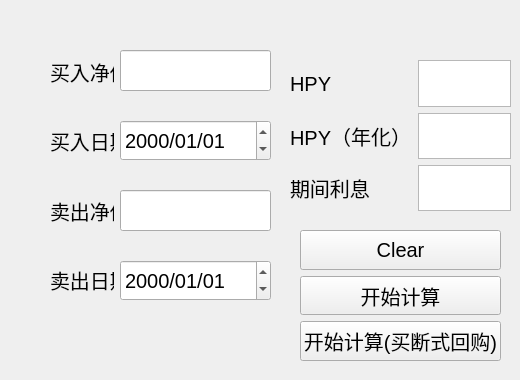
     <widget class="QWidget" name="HPY" native="true">
      <widget class="QDateEdit" name="sell_date_text">
       <property name="geometry">
        <rect>
         <x>120</x>
         <y>260</y>
         <width>151</width>
         <height>41</height>
        </rect>
       </property>
       <property name="sizePolicy">
        <sizepolicy hsizetype="Expanding" vsizetype="Preferred">
         <horstretch>0</horstretch>
         <verstretch>0</verstretch>
        </sizepolicy>
       </property>
       <property name="font">
        <font>
         <pointsize>15</pointsize>
        </font>
       </property>
       <property name="displayFormat">
        <string>yyyy/MM/dd</string>
       </property>
      </widget>
      <widget class="QLineEdit" name="sell_clean_price_text">
       <property name="geometry">
        <rect>
         <x>120</x>
         <y>190</y>
         <width>151</width>
         <height>41</height>
        </rect>
       </property>
       <property name="sizePolicy">
        <sizepolicy hsizetype="Expanding" vsizetype="Preferred">
         <horstretch>0</horstretch>
         <verstretch>0</verstretch>
        </sizepolicy>
       </property>
       <property name="font">
        <font>
         <pointsize>15</pointsize>
        </font>
       </property>
      </widget>
      <widget class="QLineEdit" name="buy_clean_price_text">
       <property name="geometry">
        <rect>
         <x>120</x>
         <y>50</y>
         <width>151</width>
         <height>41</height>
        </rect>
       </property>
       <property name="sizePolicy">
        <sizepolicy hsizetype="Expanding" vsizetype="Preferred">
         <horstretch>0</horstretch>
         <verstretch>0</verstretch>
        </sizepolicy>
       </property>
       <property name="font">
        <font>
         <pointsize>15</pointsize>
        </font>
       </property>
      </widget>
      <widget class="QDateEdit" name="buy_date_text">
       <property name="geometry">
        <rect>
         <x>120</x>
         <y>120</y>
         <width>151</width>
         <height>41</height>
        </rect>
       </property>
       <property name="sizePolicy">
        <sizepolicy hsizetype="Expanding" vsizetype="Preferred">
         <horstretch>0</horstretch>
         <verstretch>0</verstretch>
        </sizepolicy>
       </property>
       <property name="font">
        <font>
         <pointsize>15</pointsize>
        </font>
       </property>
       <property name="displayFormat">
        <string>yyyy/MM/dd</string>
       </property>
      </widget>
      <widget class="QWidget" name="widget" native="true">
       <property name="geometry">
        <rect>
         <x>290</x>
         <y>220</y>
         <width>221</width>
         <height>151</height>
        </rect>
       </property>
       <property name="font">
        <font>
         <pointsize>15</pointsize>
        </font>
       </property>
       <widget class="QWidget" name="layoutWidget">
        <property name="geometry">
         <rect>
          <x>10</x>
          <y>10</y>
          <width>201</width>
          <height>131</height>
         </rect>
        </property>
        <property name="sizePolicy">
         <sizepolicy hsizetype="Expanding" vsizetype="Expanding">
          <horstretch>0</horstretch>
          <verstretch>0</verstretch>
         </sizepolicy>
        </property>
        <layout class="QVBoxLayout" name="verticalLayout">
         <item>
          <widget class="QPushButton" name="pushButton_clear">
           <property name="sizePolicy">
            <sizepolicy hsizetype="Expanding" vsizetype="Expanding">
             <horstretch>0</horstretch>
             <verstretch>0</verstretch>
            </sizepolicy>
           </property>
           <property name="font">
            <font>
             <pointsize>15</pointsize>
            </font>
           </property>
           <property name="text">
            <string>Clear</string>
           </property>
          </widget>
         </item>
         <item>
          <widget class="QPushButton" name="pushButton_hpy">
           <property name="sizePolicy">
            <sizepolicy hsizetype="Expanding" vsizetype="Expanding">
             <horstretch>0</horstretch>
             <verstretch>0</verstretch>
            </sizepolicy>
           </property>
           <property name="font">
            <font>
             <pointsize>15</pointsize>
            </font>
           </property>
           <property name="text">
            <string>开始计算</string>
           </property>
          </widget>
         </item>
         <item>
          <widget class="QPushButton" name="pushButton_repo_hpy">
           <property name="sizePolicy">
            <sizepolicy hsizetype="Expanding" vsizetype="Expanding">
             <horstretch>0</horstretch>
             <verstretch>0</verstretch>
            </sizepolicy>
           </property>
           <property name="font">
            <font>
             <pointsize>15</pointsize>
            </font>
           </property>
           <property name="text">
            <string>开始计算(买断式回购)</string>
           </property>
          </widget>
         </item>
        </layout>
       </widget>
      </widget>
      <widget class="QWidget" name="layoutWidget">
       <property name="geometry">
        <rect>
         <x>290</x>
         <y>60</y>
         <width>221</width>
         <height>151</height>
        </rect>
       </property>
       <property name="sizePolicy">
        <sizepolicy hsizetype="Expanding" vsizetype="Expanding">
         <horstretch>0</horstretch>
         <verstretch>0</verstretch>
        </sizepolicy>
       </property>
       <layout class="QGridLayout" name="gridLayout_4">
        <property name="spacing">
         <number>-1</number>
        </property>
        <item row="2" column="0">
         <widget class="QLabel" name="label_18">
          <property name="sizePolicy">
           <sizepolicy hsizetype="Expanding" vsizetype="Expanding">
            <horstretch>0</horstretch>
            <verstretch>0</verstretch>
           </sizepolicy>
          </property>
          <property name="font">
           <font>
            <pointsize>15</pointsize>
           </font>
          </property>
          <property name="text">
           <string>期间利息</string>
          </property>
         </widget>
        </item>
        <item row="1" column="1">
         <widget class="QTextBrowser" name="hpy_annualized_text">
          <property name="font">
           <font>
            <pointsize>15</pointsize>
           </font>
          </property>
         </widget>
        </item>
        <item row="0" column="1">
         <widget class="QTextBrowser" name="hpy_text">
          <property name="font">
           <font>
            <pointsize>15</pointsize>
           </font>
          </property>
         </widget>
        </item>
        <item row="1" column="0">
         <widget class="QLabel" name="label_8">
          <property name="sizePolicy">
           <sizepolicy hsizetype="Expanding" vsizetype="Expanding">
            <horstretch>0</horstretch>
            <verstretch>0</verstretch>
           </sizepolicy>
          </property>
          <property name="font">
           <font>
            <pointsize>15</pointsize>
           </font>
          </property>
          <property name="text">
           <string>HPY（年化）</string>
          </property>
         </widget>
        </item>
        <item row="0" column="0">
         <widget class="QLabel" name="label_7">
          <property name="sizePolicy">
           <sizepolicy hsizetype="Expanding" vsizetype="Expanding">
            <horstretch>0</horstretch>
            <verstretch>0</verstretch>
           </sizepolicy>
          </property>
          <property name="font">
           <font>
            <pointsize>15</pointsize>
           </font>
          </property>
          <property name="text">
           <string>HPY</string>
          </property>
         </widget>
        </item>
        <item row="2" column="1">
         <widget class="QTextBrowser" name="coupon_received"/>
        </item>
       </layout>
      </widget>
      <widget class="QWidget" name="layoutWidget">
       <property name="geometry">
        <rect>
         <x>50</x>
         <y>40</y>
         <width>64</width>
         <height>271</height>
        </rect>
       </property>
       <property name="sizePolicy">
        <sizepolicy hsizetype="Expanding" vsizetype="Expanding">
         <horstretch>0</horstretch>
         <verstretch>0</verstretch>
        </sizepolicy>
       </property>
       <layout class="QVBoxLayout" name="verticalLayout_2">
        <item>
         <widget class="QLabel" name="buy_clean_price">
          <property name="sizePolicy">
           <sizepolicy hsizetype="Expanding" vsizetype="Expanding">
            <horstretch>0</horstretch>
            <verstretch>0</verstretch>
           </sizepolicy>
          </property>
          <property name="font">
           <font>
            <pointsize>15</pointsize>
           </font>
          </property>
          <property name="text">
           <string>买入净价</string>
          </property>
         </widget>
        </item>
        <item>
         <widget class="QLabel" name="buy_date">
          <property name="sizePolicy">
           <sizepolicy hsizetype="Expanding" vsizetype="Expanding">
            <horstretch>0</horstretch>
            <verstretch>0</verstretch>
           </sizepolicy>
          </property>
          <property name="font">
           <font>
            <pointsize>15</pointsize>
           </font>
          </property>
          <property name="text">
           <string>买入日期</string>
          </property>
         </widget>
        </item>
        <item>
         <widget class="QLabel" name="sell_clean_price">
          <property name="sizePolicy">
           <sizepolicy hsizetype="Expanding" vsizetype="Expanding">
            <horstretch>0</horstretch>
            <verstretch>0</verstretch>
           </sizepolicy>
          </property>
          <property name="font">
           <font>
            <pointsize>15</pointsize>
           </font>
          </property>
          <property name="text">
           <string>卖出净价</string>
          </property>
         </widget>
        </item>
        <item>
         <widget class="QLabel" name="sell_date">
          <property name="sizePolicy">
           <sizepolicy hsizetype="Expanding" vsizetype="Expanding">
            <horstretch>0</horstretch>
            <verstretch>0</verstretch>
           </sizepolicy>
          </property>
          <property name="font">
           <font>
            <pointsize>15</pointsize>
           </font>
          </property>
          <property name="text">
           <string>卖出日期</string>
          </property>
         </widget>
        </item>
       </layout>
      </widget>
     </widget>
